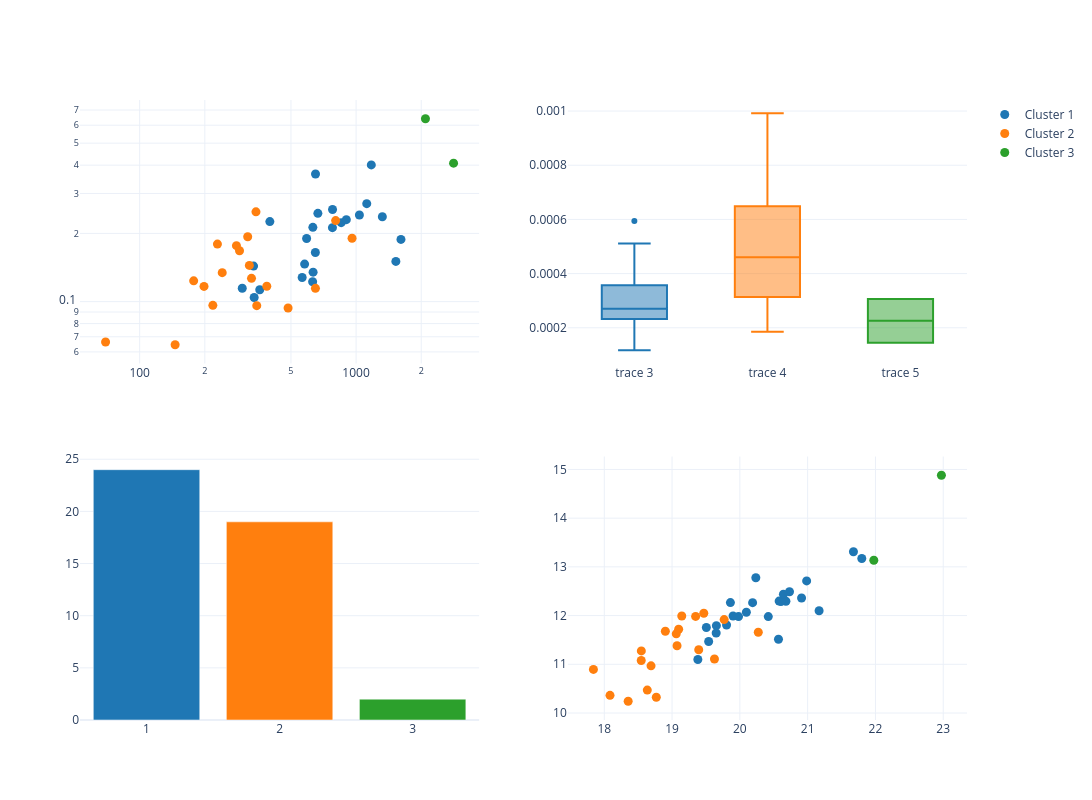

Source (notebook cell):
### Markdown cell above
## 4.3 Visualising Structural Differences Across County Clusters

Having classified counties into three structural groups, the next step is to show what distinguishes them in economically meaningful terms. The objective is not to repeat the clustering diagnostics, but to interpret the resulting groups in a way that informs forecasting and policy.

The figures below focus on four dimensions that matter directly for county own-source revenue modelling:

- **Revenue capacity**, measured by OSR per capita relative to GCP per capita  
- **Fiscal effort**, measured by the effective OSR-to-GCP rate  
- **Economic structure**, measured by the average shares of agriculture, industry, and services  
- **Cluster composition**, measured by the number of counties in each group  

These comparisons help clarify whether counties differ primarily by scale, revenue effort, or economic structure. This is important because structurally different counties should not be expected to follow the same revenue-generating process, and therefore should not automatically be assigned the same forecasting model.

### Code cell
viz_vars = [
    "ln_osr", "ln_gcp",
    "osr_pc", "gcp_pc",
    "eff_rate",
    "pop_density", "gcp_density",
    "dln_osr", "dln_gcp"
]

if "cluster" not in county_feats.columns:
    cluster_vars = [
        "ln_osr", "ln_gcp", "eff_rate",
        "osr_pc", "gcp_pc",
        "pop_density", "gcp_density",
        "dln_osr", "dln_gcp"
    ]
    X = county_feats[cluster_vars].fillna(county_feats[cluster_vars].median())
    X_scaled = MinMaxScaler().fit_transform(X)
    kmeans = KMeans(n_clusters=3, random_state=42, n_init=20)
    county_feats["cluster"] = kmeans.fit_predict(X_scaled)

county_feats["cluster"] = county_feats["cluster"].astype(int)
if county_feats["cluster"].min() == 0:
    county_feats["cluster"] = county_feats["cluster"] + 1

df = df.drop(columns="cluster", errors="ignore").merge(
    county_feats[["county", "cluster"]],
    on="county",
    how="left"
)

df["cluster"] = df["cluster"].astype(int)
if df["cluster"].min() == 0:
    df["cluster"] = df["cluster"] + 1

county_summary = (
    df.groupby(["county", "cluster"], as_index=False)[viz_vars]
      .mean()
)

for col in viz_vars:
    county_summary[col] = pd.to_numeric(county_summary[col], errors="coerce")

cluster_counts = (
    county_summary.groupby("cluster")["county"]
    .nunique()
    .reset_index(name="n_counties")
)

cluster_ids = sorted(county_summary["cluster"].unique())

cluster_colors = {
    1: "#1f77b4",
    2: "#ff7f0e",
    3: "#2ca02c"
}

fig = make_subplots(
    rows=2, cols=2,
    specs=[
        [{"type": "xy"}, {"type": "xy"}],
        [{"type": "xy"}, {"type": "xy"}]
    ]
)

for c in cluster_ids:
    sub = county_summary[county_summary["cluster"] == c]
    fig.add_trace(
        go.Scatter(
            x=sub["gcp_pc"],
            y=sub["osr_pc"],
            mode="markers",
            marker=dict(size=9, color=cluster_colors[c]),
            name=f"Cluster {c}"
        ),
        row=1, col=1
    )

for c in cluster_ids:
    sub = county_summary[county_summary["cluster"] == c]
    fig.add_trace(
        go.Box(
            y=sub["eff_rate"],
            marker_color=cluster_colors[c],
            showlegend=False
        ),
        row=1, col=2
    )

fig.add_trace(
    go.Bar(
        x=cluster_counts["cluster"].astype(str),
        y=cluster_counts["n_counties"],
        marker_color=[cluster_colors[int(c)] for c in cluster_counts["cluster"]],
        showlegend=False
    ),
    row=2, col=1
)

for c in cluster_ids:
    sub = county_summary[county_summary["cluster"] == c]
    fig.add_trace(
        go.Scatter(
            x=sub["ln_gcp"],
            y=sub["ln_osr"],
            mode="markers",
            marker=dict(size=9, color=cluster_colors[c]),
            showlegend=False
        ),
        row=2, col=2
    )

fig.update_layout(
    height=800,
    width=1100,
    template="plotly_white"
)

fig.update_xaxes(type="log", row=1, col=1)
fig.update_yaxes(type="log", row=1, col=1)

fig.show()

fig.write_html("county_cluster_profiles.html")

try:
    fig.write_image("county_cluster_profiles.png", scale=2)
except:
    pass

### Figure 1 — Plotly figure (JSON) as saved in the notebook; plotly's stock layout.template omitted (floating-point values rounded to 4 significant figures)
{"data": [{"marker": {"color": "#1f77b4", "size": 9}, "mode": "markers", "name": "Cluster 1", "type": "scatter", "x": [563.4, 338.1, 778.3, 633.0, 629.8, 590.8, 1036.0, 578.3, 631.3, 649.4, 853.7, 336.0, 1612.0, 901.4, 399.5, 297.8, 1176.0, 1323.0, 1527.0, 665.9, 1120.0, 358.8, 648.4, 777.5], "xaxis": "x", "y": [0.1278, 0.1043, 0.255, 0.1349, 0.1224, 0.1899, 0.2409, 0.1464, 0.2126, 0.3654, 0.223, 0.1435, 0.1882, 0.2299, 0.2255, 0.1146, 0.401, 0.2369, 0.1505, 0.2451, 0.2704, 0.1128, 0.1646, 0.2119], "yaxis": "y"}, {"marker": {"color": "#ff7f0e", "size": 9}, "mode": "markers", "name": "Cluster 2", "type": "scatter", "x": [386.7, 228.7, 344.7, 347.6, 328.7, 804.5, 648.9, 145.8, 240.7, 280.0, 315.6, 485.0, 958.0, 217.9, 289.3, 198.3, 321.3, 69.58, 177.6], "xaxis": "x", "y": [0.1168, 0.1794, 0.2489, 0.09601, 0.1267, 0.2277, 0.1144, 0.06457, 0.1342, 0.1765, 0.1932, 0.09378, 0.1903, 0.09631, 0.1676, 0.1168, 0.1445, 0.0664, 0.1235], "yaxis": "y"}, {"marker": {"color": "#2ca02c", "size": 9}, "mode": "markers", "name": "Cluster 3", "type": "scatter", "x": [2821.0, 2092.0], "xaxis": "x", "y": [0.408, 0.6403], "yaxis": "y"}, {"marker": {"color": "#1f77b4"}, "showlegend": false, "type": "box", "xaxis": "x2", "y": [0.000229, 0.0003171, 0.0003422, 0.0002197, 0.000194, 0.0003329, 0.0002358, 0.0002531, 0.0003396, 0.0005112, 0.0002639, 0.0004314, 0.0001168, 0.0002577, 0.0005937, 0.0003861, 0.0003666, 0.0001795, 0.0001359, 0.0003678, 0.0002451, 0.0003465, 0.0002557, 0.0002771], "yaxis": "y2"}, {"marker": {"color": "#ff7f0e"}, "showlegend": false, "type": "box", "xaxis": "x2", "y": [0.0003094, 0.0007854, 0.0007377, 0.0003274, 0.0003938, 0.0002851, 0.0001856, 0.0004456, 0.0005926, 0.0006546, 0.000632, 0.0002409, 0.0002014, 0.0004487, 0.0006297, 0.000594, 0.00046, 0.0009922, 0.000696], "yaxis": "y2"}, {"marker": {"color": "#2ca02c"}, "showlegend": false, "type": "box", "xaxis": "x2", "y": [0.0001448, 0.0003064], "yaxis": "y2"}, {"marker": {"color": ["#1f77b4", "#ff7f0e", "#2ca02c"]}, "showlegend": false, "type": "bar", "x": ["1", "2", "3"], "xaxis": "x3", "y": [24, 19, 2], "yaxis": "y3"}, {"marker": {"color": "#1f77b4", "size": 9}, "mode": "markers", "showlegend": false, "type": "scatter", "x": [20.68, 19.54, 19.98, 20.42, 20.91, 20.1, 21.68, 20.58, 19.8, 19.86, 20.73, 19.51, 20.57, 20.99, 20.24, 19.65, 20.19, 21.8, 21.17, 19.9, 20.61, 19.65, 19.38, 20.64], "xaxis": "x4", "y": [12.29, 11.47, 11.98, 11.98, 12.36, 12.07, 13.31, 12.3, 11.81, 12.27, 12.49, 11.75, 11.51, 12.71, 12.78, 11.79, 12.27, 13.17, 12.1, 11.99, 12.29, 11.64, 11.1, 12.44], "yaxis": "y4"}, {"marker": {"color": "#ff7f0e", "size": 9}, "mode": "markers", "showlegend": false, "type": "scatter", "x": [19.39, 19.14, 18.9, 18.35, 19.77, 18.63, 20.27, 18.69, 18.55, 19.35, 19.1, 18.77, 19.63, 18.08, 19.47, 19.06, 19.07, 17.84, 18.55], "xaxis": "x4", "y": [11.3, 11.99, 11.68, 10.24, 11.92, 10.47, 11.66, 10.97, 11.08, 11.98, 11.72, 10.32, 11.11, 10.36, 12.05, 11.63, 11.38, 10.89, 11.28], "yaxis": "y4"}, {"marker": {"color": "#2ca02c", "size": 9}, "mode": "markers", "showlegend": false, "type": "scatter", "x": [21.98, 22.97], "xaxis": "x4", "y": [13.14, 14.88], "yaxis": "y4"}], "layout": {"height": 800, "width": 1100, "xaxis": {"anchor": "y", "domain": [0, 0.45], "type": "log"}, "xaxis2": {"anchor": "y2", "domain": [0.55, 1]}, "xaxis3": {"anchor": "y3", "domain": [0, 0.45]}, "xaxis4": {"anchor": "y4", "domain": [0.55, 1]}, "yaxis": {"anchor": "x", "domain": [0.575, 1], "type": "log"}, "yaxis2": {"anchor": "x2", "domain": [0.575, 1]}, "yaxis3": {"anchor": "x3", "domain": [0, 0.425]}, "yaxis4": {"anchor": "x4", "domain": [0, 0.425]}}}
